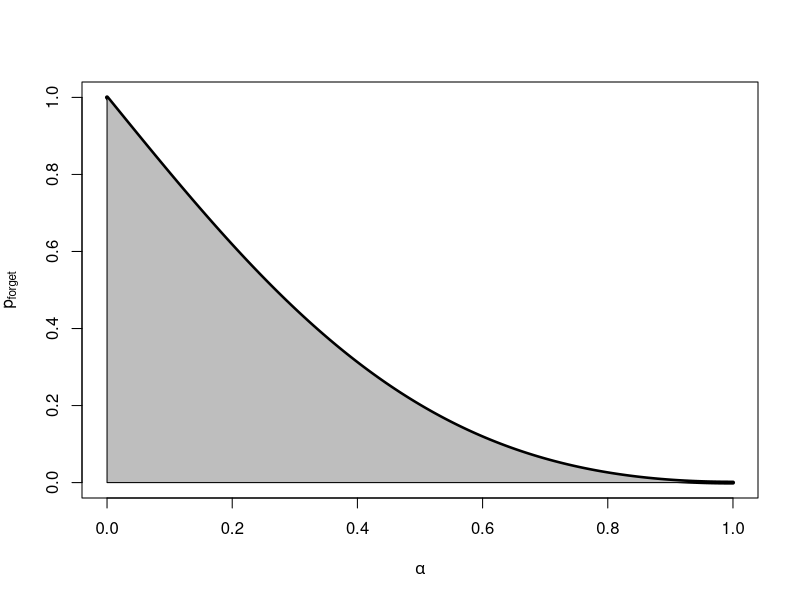

Reproduce this figure in R.

#plot of the threshold condition on forgetting probability
#computed via mean-field

a=seq(0,1,0.001)

f=(1-a)**2/(1+a**2)

dev.new(width=5.25, res=300)
plot(a,f,type="l",col="black",xlab=expression(alpha),ylab=expression( p["forget"]),lwd=4)
par(ps=10, cex=1, cex.axis=1, cex.lab=1, cex.main=1)
cord.x=c(0, a, 1)
cord.y=c(0, f, 0)
polygon(cord.x, cord.y, col="gray")
